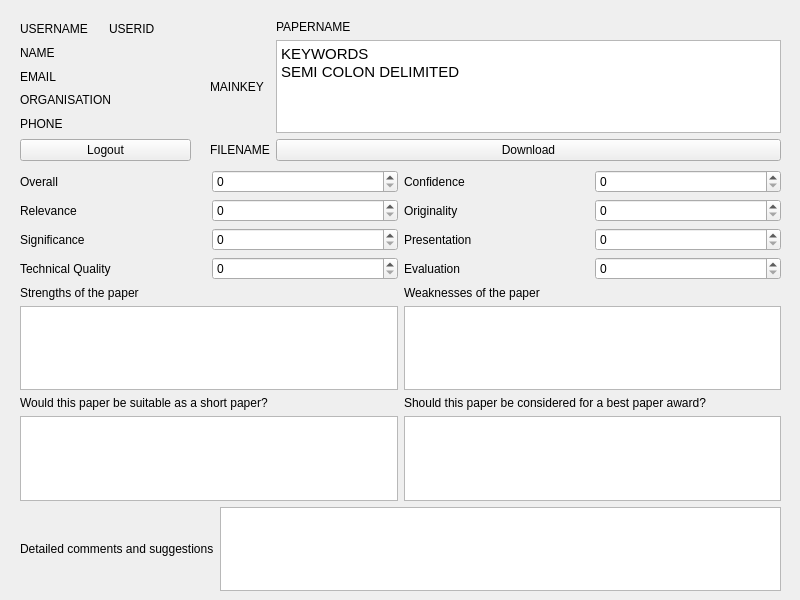
<?xml version="1.0" encoding="UTF-8"?>
<ui version="4.0">
 <class>MainWindow</class>
 <widget class="QMainWindow" name="MainWindow">
  <property name="geometry">
   <rect>
    <x>0</x>
    <y>0</y>
    <width>800</width>
    <height>600</height>
   </rect>
  </property>
  <property name="windowTitle">
   <string>ConferenceManagementSystem</string>
  </property>
  <widget class="QWidget" name="centralwidget">
   <widget class="QWidget" name="verticalLayoutWidget_2">
    <property name="geometry">
     <rect>
      <x>20</x>
      <y>20</y>
      <width>171</width>
      <height>141</height>
     </rect>
    </property>
    <layout class="QVBoxLayout" name="verticalLayout_2">
     <item>
      <layout class="QHBoxLayout" name="horizontalLayout_3">
       <item>
        <widget class="QLabel" name="username">
         <property name="text">
          <string>USERNAME</string>
         </property>
        </widget>
       </item>
       <item>
        <widget class="QLabel" name="userid">
         <property name="text">
          <string>USERID</string>
         </property>
        </widget>
       </item>
      </layout>
     </item>
     <item>
      <widget class="QLabel" name="name">
       <property name="text">
        <string>NAME</string>
       </property>
      </widget>
     </item>
     <item>
      <widget class="QLabel" name="email">
       <property name="text">
        <string>EMAIL</string>
       </property>
      </widget>
     </item>
     <item>
      <widget class="QLabel" name="organisation">
       <property name="text">
        <string>ORGANISATION</string>
       </property>
      </widget>
     </item>
     <item>
      <widget class="QLabel" name="phone">
       <property name="text">
        <string>PHONE</string>
       </property>
      </widget>
     </item>
     <item>
      <widget class="QPushButton" name="logout">
       <property name="text">
        <string>Logout</string>
       </property>
      </widget>
     </item>
    </layout>
   </widget>
   <widget class="QWidget" name="gridLayoutWidget">
    <property name="geometry">
     <rect>
      <x>210</x>
      <y>20</y>
      <width>571</width>
      <height>141</height>
     </rect>
    </property>
    <layout class="QGridLayout" name="gridLayout">
     <item row="0" column="1">
      <widget class="QLabel" name="paperName">
       <property name="text">
        <string>PAPERNAME</string>
       </property>
      </widget>
     </item>
     <item row="1" column="0">
      <widget class="QLabel" name="mainKey">
       <property name="text">
        <string>MAINKEY</string>
       </property>
      </widget>
     </item>
     <item row="2" column="0">
      <widget class="QLabel" name="fileName">
       <property name="text">
        <string>FILENAME</string>
       </property>
      </widget>
     </item>
     <item row="1" column="1">
      <widget class="QTextBrowser" name="textBrowser">
       <property name="html">
        <string>&lt;!DOCTYPE HTML PUBLIC &quot;-//W3C//DTD HTML 4.0//EN&quot; &quot;http://www.w3.org/TR/REC-html40/strict.dtd&quot;&gt;
&lt;html&gt;&lt;head&gt;&lt;meta name=&quot;qrichtext&quot; content=&quot;1&quot; /&gt;&lt;style type=&quot;text/css&quot;&gt;
p, li { white-space: pre-wrap; }
&lt;/style&gt;&lt;/head&gt;&lt;body style=&quot; font-family:'Ubuntu'; font-size:11pt; font-weight:400; font-style:normal;&quot;&gt;
&lt;p style=&quot; margin-top:0px; margin-bottom:0px; margin-left:0px; margin-right:0px; -qt-block-indent:0; text-indent:0px;&quot;&gt;KEYWORDS&lt;/p&gt;
&lt;p style=&quot; margin-top:0px; margin-bottom:0px; margin-left:0px; margin-right:0px; -qt-block-indent:0; text-indent:0px;&quot;&gt;SEMI COLON DELIMITED&lt;/p&gt;&lt;/body&gt;&lt;/html&gt;</string>
       </property>
      </widget>
     </item>
     <item row="2" column="1">
      <widget class="QPushButton" name="download">
       <property name="text">
        <string>Download</string>
       </property>
      </widget>
     </item>
    </layout>
   </widget>
   <widget class="QWidget" name="verticalLayoutWidget">
    <property name="geometry">
     <rect>
      <x>20</x>
      <y>170</y>
      <width>761</width>
      <height>421</height>
     </rect>
    </property>
    <layout class="QVBoxLayout" name="verticalLayout">
     <item>
      <layout class="QHBoxLayout" name="horizontalLayout">
       <item>
        <widget class="QLabel" name="label_5">
         <property name="text">
          <string>Overall</string>
         </property>
        </widget>
       </item>
       <item>
        <widget class="QSpinBox" name="overall"/>
       </item>
       <item>
        <widget class="QLabel" name="label_6">
         <property name="text">
          <string>Confidence</string>
         </property>
        </widget>
       </item>
       <item>
        <widget class="QSpinBox" name="confidence"/>
       </item>
      </layout>
     </item>
     <item>
      <layout class="QHBoxLayout" name="horizontalLayout_4">
       <item>
        <widget class="QLabel" name="label_9">
         <property name="text">
          <string>Relevance</string>
         </property>
        </widget>
       </item>
       <item>
        <widget class="QSpinBox" name="relevance"/>
       </item>
       <item>
        <widget class="QLabel" name="label_10">
         <property name="text">
          <string>Originality</string>
         </property>
        </widget>
       </item>
       <item>
        <widget class="QSpinBox" name="originality"/>
       </item>
      </layout>
     </item>
     <item>
      <layout class="QHBoxLayout" name="horizontalLayout_5">
       <item>
        <widget class="QLabel" name="label_11">
         <property name="text">
          <string>Significance</string>
         </property>
        </widget>
       </item>
       <item>
        <widget class="QSpinBox" name="significance"/>
       </item>
       <item>
        <widget class="QLabel" name="label_12">
         <property name="text">
          <string>Presentation</string>
         </property>
        </widget>
       </item>
       <item>
        <widget class="QSpinBox" name="spinBox_8"/>
       </item>
      </layout>
     </item>
     <item>
      <layout class="QHBoxLayout" name="horizontalLayout_2">
       <item>
        <widget class="QLabel" name="label_7">
         <property name="text">
          <string>Technical Quality</string>
         </property>
        </widget>
       </item>
       <item>
        <widget class="QSpinBox" name="techQuality"/>
       </item>
       <item>
        <widget class="QLabel" name="label_8">
         <property name="text">
          <string>Evaluation</string>
         </property>
        </widget>
       </item>
       <item>
        <widget class="QSpinBox" name="evaluation"/>
       </item>
      </layout>
     </item>
     <item>
      <layout class="QHBoxLayout" name="horizontalLayout_11">
       <item>
        <widget class="QLabel" name="label_17">
         <property name="text">
          <string>Strengths of the paper</string>
         </property>
        </widget>
       </item>
       <item>
        <widget class="QLabel" name="label_18">
         <property name="text">
          <string>Weaknesses of the paper</string>
         </property>
        </widget>
       </item>
      </layout>
     </item>
     <item>
      <layout class="QHBoxLayout" name="horizontalLayout_10">
       <item>
        <widget class="QTextEdit" name="commentsStrengths"/>
       </item>
       <item>
        <widget class="QTextEdit" name="commentsWeaknesses"/>
       </item>
      </layout>
     </item>
     <item>
      <layout class="QHBoxLayout" name="horizontalLayout_8">
       <item>
        <widget class="QLabel" name="label_13">
         <property name="text">
          <string>Would this paper be suitable as a short paper?</string>
         </property>
        </widget>
       </item>
       <item>
        <widget class="QLabel" name="label_14">
         <property name="text">
          <string>Should this paper be considered for a best paper award?</string>
         </property>
        </widget>
       </item>
      </layout>
     </item>
     <item>
      <layout class="QHBoxLayout" name="horizontalLayout_12">
       <item>
        <widget class="QTextEdit" name="commentsShortPaper"/>
       </item>
       <item>
        <widget class="QTextEdit" name="commentsBestAward"/>
       </item>
      </layout>
     </item>
     <item>
      <layout class="QHBoxLayout" name="horizontalLayout_6">
       <item>
        <widget class="QLabel" name="label_19">
         <property name="text">
          <string>Detailed comments and suggestions</string>
         </property>
        </widget>
       </item>
       <item>
        <widget class="QTextEdit" name="commentsSuggestions">
         <property name="html">
          <string>&lt;!DOCTYPE HTML PUBLIC &quot;-//W3C//DTD HTML 4.0//EN&quot; &quot;http://www.w3.org/TR/REC-html40/strict.dtd&quot;&gt;
&lt;html&gt;&lt;head&gt;&lt;meta name=&quot;qrichtext&quot; content=&quot;1&quot; /&gt;&lt;style type=&quot;text/css&quot;&gt;
p, li { white-space: pre-wrap; }
&lt;/style&gt;&lt;/head&gt;&lt;body style=&quot; font-family:'Ubuntu'; font-size:11pt; font-weight:400; font-style:normal;&quot;&gt;
&lt;p style=&quot;-qt-paragraph-type:empty; margin-top:0px; margin-bottom:0px; margin-left:0px; margin-right:0px; -qt-block-indent:0; text-indent:0px;&quot;&gt;&lt;br /&gt;&lt;/p&gt;&lt;/body&gt;&lt;/html&gt;</string>
         </property>
        </widget>
       </item>
      </layout>
     </item>
    </layout>
   </widget>
   <zorder>verticalLayoutWidget_2</zorder>
   <zorder>gridLayoutWidget</zorder>
   <zorder>verticalLayoutWidget</zorder>
   <zorder>label_5</zorder>
  </widget>
 </widget>
 <resources/>
 <connections/>
</ui>
